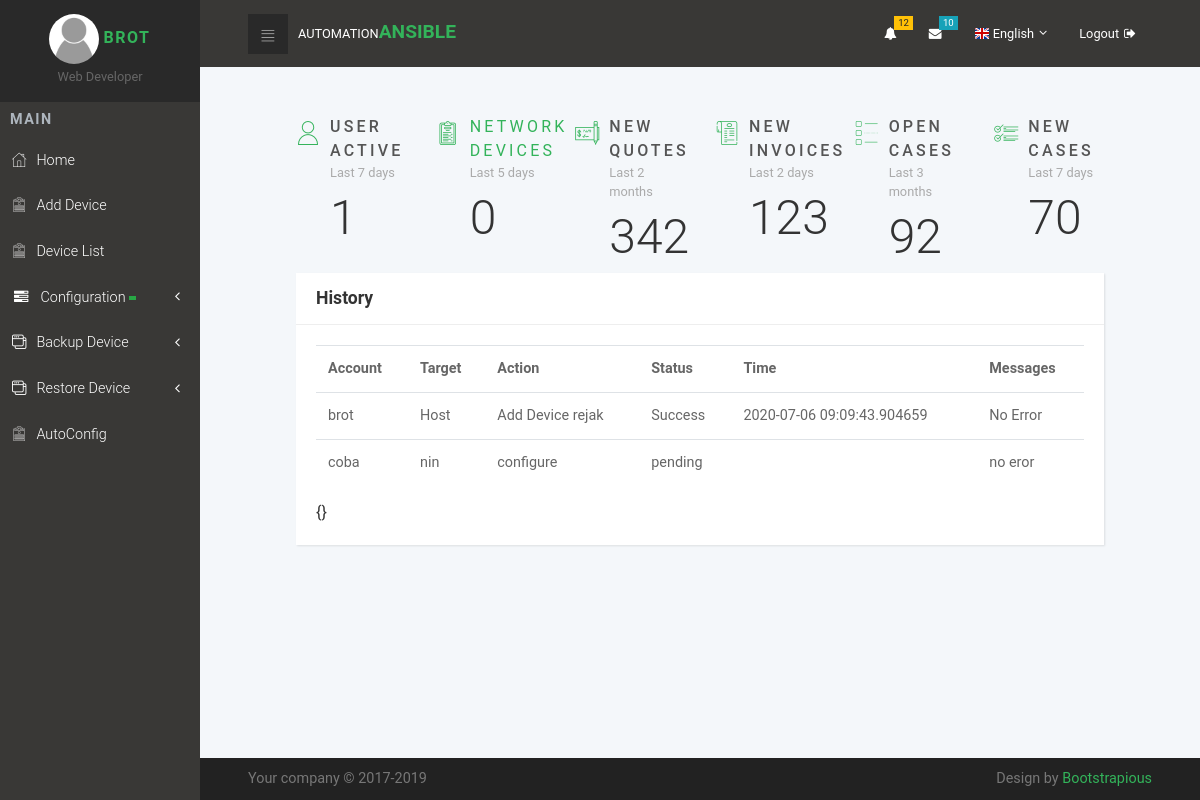
Before: / (signed in) with the older database file.
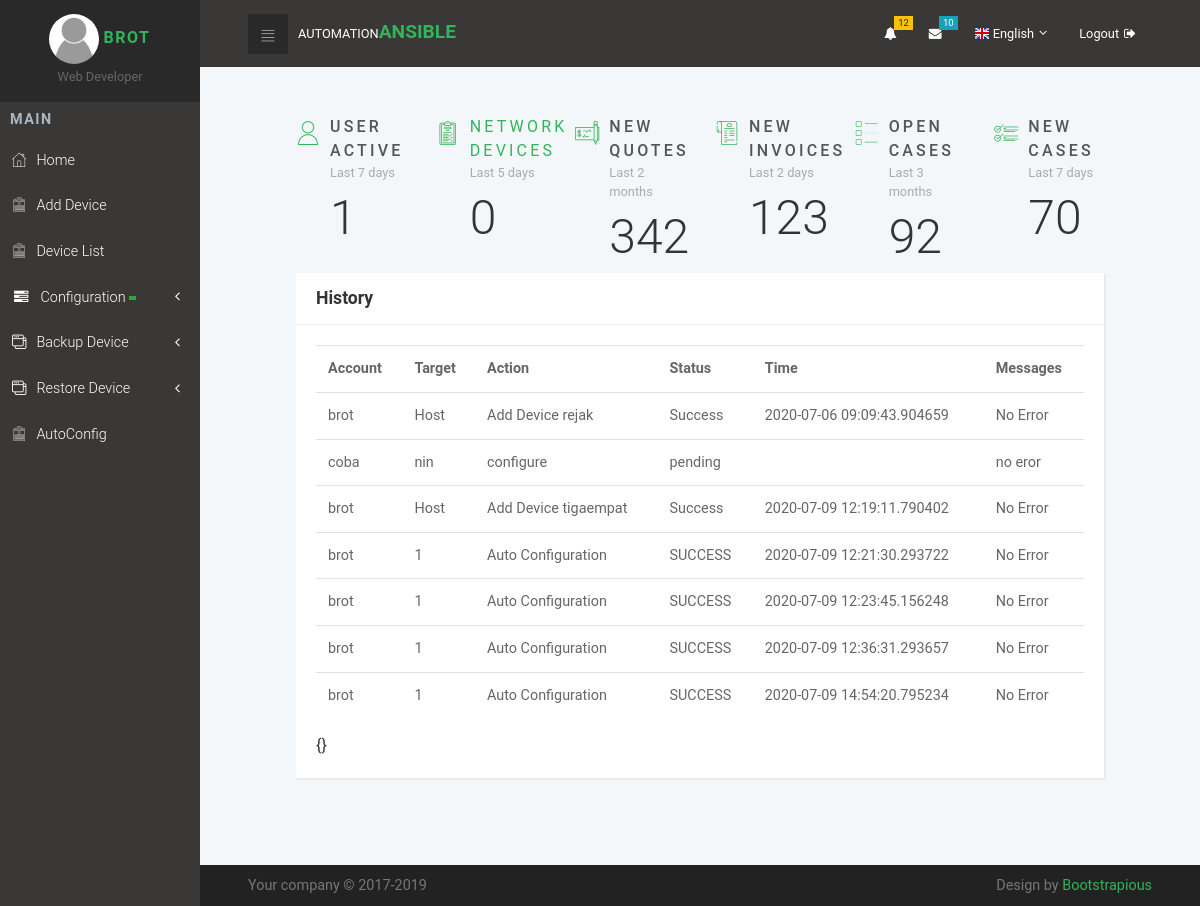
After: the same page with the newer database file.
### users/models.py (models this page shows, shortened)
class Profile(models.Model):
    user = models.OneToOneField(User, on_delete=models.CASCADE)
    image = models.ImageField(default='default.jpg', upload_to='profile_pics')

### Automation/models.py (models this page shows, shortened)
class log(models.Model):
    account = models.CharField(max_length=255, default="")
    targetss = models.CharField(max_length=255, default="")
    action = models.CharField(max_length=255, default="")
    status = models.CharField(max_length=255, default="")
    time = models.CharField(max_length=255, default="")
    messages = models.CharField(max_length=255, default="")

### Automation/views.py (the view)
# urls.py: path('', views.home, name='Ansible-home'),
@login_required
def home(request):
    all_device = AnsibleNetworkHost.objects.all()
    logs = log.objects.all()
    coba = request.GET.get('page', 1)
    paginator = Paginator(logs, 10)
    try:
        pages = paginator.page(coba)
    except PageNotAnInteger:
        pages = paginator.page(1)
    except EmptyPage:
        pages = paginator.page(paginator.num_pages)
    context = {
        'all_device': len(all_device),
        'pages': pages
    }
    return render(request, 'ansibleweb/home.html', context)

### Automation/templates/ansibleweb/home.html (shortened to what this page needs)
{% extends "ansibleweb/base.html" %}
{% block content %}
<section class="dashboard-counts section-padding">
    <div class="container-fluid dashboard-content">
      <div class="row">
        <div class="col-xl-2 col-md-4 col-6">
          <div class="wrapper count-title d-flex">
            <div class="icon"><i class="icon-user"></i></div>
            <div class="name"><strong class="text-uppercase">User Active</strong><span>Last 7 days</span>
              <div class="count-number">1</div>
            </div>
          </div>
        </div>
        <div class="col-xl-2 col-md-4 col-6">
          <div class="wrapper count-title d-flex">
            <div class="icon"><i class="icon-padnote"></i></div>
            <div class="name"><a class="text-uppercase" href="{% url 'device' %}">Network Devices</a><span>Last 5 days</span>
              <div class="count-number">{{ all_device }}</div>
            </div>
          </div>
        </div>
        <div class="col-xl-2 col-md-4 col-6">
          <div class="wrapper count-title d-flex">
            <div class="icon"><i class="icon-check"></i></div>
            <div class="name"><strong class="text-uppercase">New Quotes</strong><span>Last 2 months</span>
              <div class="count-number">342</div>
            </div>
          </div>
        </div>
        <div class="col-xl-2 col-md-4 col-6">
          <div class="wrapper count-title d-flex">
            <div class="icon"><i class="icon-bill"></i></div>
            <div class="name"><strong class="text-uppercase">New Invoices</strong><span>Last 2 days</span>
              <div class="count-number">123</div>
            </div>
          </div>
        </div>
        <div class="col-xl-2 col-md-4 col-6">
          <div class="wrapper count-title d-flex">
            <div class="icon"><i class="icon-list"></i></div>
            <div class="name"><strong class="text-uppercase">Open Cases</strong><span>Last 3 months</span>
              <div class="count-number">92</div>
            </div>
          </div>
        </div>
        <div class="col-xl-2 col-md-4 col-6">
          <div class="wrapper count-title d-flex">
            <div class="icon"><i class="icon-list-1"></i></div>
            <div class="name"><strong class="text-uppercase">New Cases</strong><span>Last 7 days</span>
              <div class="count-number">70</div>
            </div>
          </div>
        </div>
      </div>
      <div class="row d-flex align-items-md-stretch">
        <div class="col-xl-12 col-lg-12 col-md-12 col-sm-12 col-12">
            <div class="card">
                <div class="card-header d-flex align-items-center">
                    <h4>History</h4>
                </div>
                <div class="card-body">
                   <table class="table">
                       <tr>
                           <th>Account</th>
                           <th>Target</th>
                           <th>Action</th>
                           <th>Status</th>
                           <th>Time</th>
                           <th>Messages</th>
                       </tr>
                       {% for page in pages %}
                            <tr>
                                <td>{{ page.account }}</td>
                                <td>{{ page.targetss }}</td>
                                <td>{{ page.action }}</td>
                                <td>{{ page.status }} </td>
                                <td>{{ page.time }}</td>
                                <td>{{ page.messages }}</td>
                            </tr>
                        {% endfor %}
                   </table>
                   {}
                </div>
            </div>
        </div>
      </div>
    </div>
  </section>
{% endblock content %}

### Automation/templates/ansibleweb/base.html (shortened to what this page needs)
<!DOCTYPE html>
<html>
  {% load static %}
  <head>
    <link rel="stylesheet" href="{% static 'vendor/bootstrap/css/bootstrap.min.css' %}">
    <link rel="stylesheet" href="{% static 'vendor/font-awesome/css/font-awesome.min.css' %}">
    <link rel="stylesheet" href="{% static 'css/fontastic.css' %}">
    <link rel="stylesheet" href="{% static 'css/grasp_mobile_progress_circle-1.0.0.min.css' %}">
    <link rel="stylesheet" href="{% static 'vendor/malihu-custom-scrollbar-plugin/jquery.mCustomScrollbar.css' %}">
    <link rel="stylesheet" href="{% static 'css/style.default.css' %}" id="theme-stylesheet">
    <link rel="stylesheet" href="{% static 'css/custom.css' %}">
    <link rel="stylesheet" type="text/css" href="{% static 'css/vis.css' %}">
  </head>
  <body>
    <nav class="side-navbar">
        <div class="side-navbar-wrapper">
          <div class="sidenav-header d-flex align-items-center justify-content-center">
            <div class="sidenav-header-inner text-center"><img src="{{ user.profile.image.url }}" alt="person" class="img-fluid rounded-circle">
              <a href="{% url 'profile' %}"><h2 class="h5">{{ user.username }}</h2></a><span>Web Developer</span>
            </div>
          </div>
          <div class="main-menu">
            <h5 class="sidenav-heading">Main</h5>
            <ul id="side-main-menu" class="side-menu list-unstyled">
              <li><a href="{% url 'Ansible-home' %}"> <i class="icon-home"></i>Home                             </a></li>
              <li><a href="{% url 'group-create' %}"> <i class="icon-form"></i>Add Device                            </a></li>
              <li><a href="{% url 'device' %}"> <i class="icon-form"></i>Device List                            </a></li>
              <li class="nav-item ">
                <a class="nav-link" href="#" data-toggle="collapse" aria-expanded="false"
                    data-target="#submenu-2" aria-controls="submenu-2"><i class="fa fa-fw fa-tasks"></i>Configuration
                    <span class="badge badge-success"></span></a>
            </li>
            <li><a href="#exampledropdownDropdown" aria-expanded="false" data-toggle="collapse"> <i class="icon-interface-windows"></i>Backup Device </a>
            </li>
            <li><a href="#hehe" aria-expanded="false" data-toggle="collapse"> <i class="icon-interface-windows"></i>Restore Device </a>
            </li>
            <li><a href="{% url 'arp' %}"> <i class="icon-form"></i>AutoConfig</a></li>
            </ul>
          </div>
        </div>
      </nav>
      <div class="page">
        <header class="header">
          <nav class="navbar">
            <div class="container-fluid">
              <div class="navbar-holder d-flex align-items-center justify-content-between">
                <div class="navbar-header"><a id="toggle-btn" href="#" class="menu-btn"><i class="icon-bars"> </i></a><a href="index.html" class="navbar-brand">
                    <div class="brand-text d-none d-md-inline-block"><span>Automation </span><strong class="text-primary">Ansible</strong></div></a></div>
                <ul class="nav-menu list-unstyled d-flex flex-md-row align-items-md-center">
                  <li class="nav-item dropdown"> <a id="notifications" rel="nofollow" data-target="#" href="#" data-toggle="dropdown" aria-haspopup="true" aria-expanded="false" class="nav-link"><i class="fa fa-bell"></i><span class="badge badge-warning">12</span></a>
                  </li>
                  <li class="nav-item dropdown"> <a id="messages" rel="nofollow" data-target="#" href="#" data-toggle="dropdown" aria-haspopup="true" aria-expanded="false" class="nav-link"><i class="fa fa-envelope"></i><span class="badge badge-info">10</span></a>
                  </li>
                  <li class="nav-item dropdown"><a id="languages" rel="nofollow" data-target="#" href="#" data-toggle="dropdown" aria-haspopup="true" aria-expanded="false" class="nav-link language dropdown-toggle"><img src="{% static 'img/flags/16/GB.png' %}" alt="English"><span class="d-none d-sm-inline-block">English</span></a>
                  </li>
                  <li class="nav-item"><a href="{% url 'logout' %}" class="nav-link logout"> <span class="d-none d-sm-inline-block">Logout</span><i class="fa fa-sign-out"></i></a></li>
                </ul>
              </div>
            </div>
          </nav>
        </header>
        <section>
          <div class="container-fluid">
      {% block content %}{% endblock %}
    </div>
    </section>
      <footer class="main-footer">
        <div class="container-fluid">
          <div class="row">
            <div class="col-sm-6">
              <p>Your company &copy; 2017-2019</p>
            </div>
            <div class="col-sm-6 text-right">
              <p>Design by <a href="https://bootstrapious.com/p/bootstrap-4-dashboard" class="external">Bootstrapious</a></p>
            </div>
          </div>
        </div>
      </footer>
    </div>
  </body>
</html>

Changed rows visible on the page:
added log: account "brot", targetss "Host", action "Add Device tigaempat", status "Success", time "2020-07-09 12:19:11.790402", messages "No Error"
added log: account "brot", targetss "1", action "Auto Configuration", status "SUCCESS", time "2020-07-09 12:21:30.293722", messages "No Error"
added log: account "brot", targetss "1", action "Auto Configuration", status "SUCCESS", time "2020-07-09 12:23:45.156248", messages "No Error"
added log: account "brot", targetss "1", action "Auto Configuration", status "SUCCESS", time "2020-07-09 12:36:31.293657", messages "No Error"
added log: account "brot", targetss "1", action "Auto Configuration", status "SUCCESS", time "2020-07-09 14:54:20.795234", messages "No Error"
